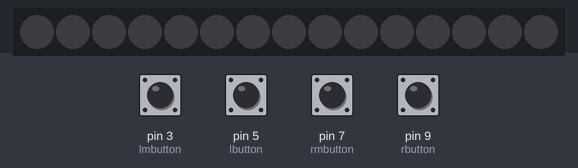
Bench run of a sketch on a simulated Arduino Uno, built with avr-gcc and run on an emulated ATmega328P. On the bench: 15 RGB LEDs in strip order, left to right. Inputs (shaded band) come from the test bench; at power-on: pin 3 (lmbutton), pin 5 (lbutton), pin 7 (rmbutton), pin 9 (rbutton) LOW. Dim RGB values are drawn brighter than linear.

Above: at 4.2 s.
4.3 s: pin 5 (lbutton) pulled HIGH for 0.15 s
At 4.44 s:
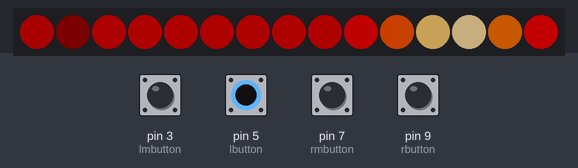
6.0 s: pin 3 (lmbutton) pulled HIGH for 1 s
At 6.99 s:
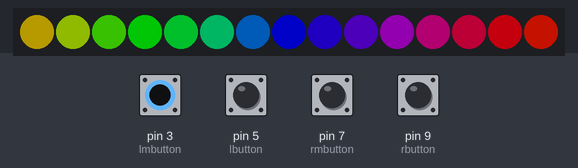
8.5 s: pin 7 (rmbutton) pulled HIGH for 0.15 s
At 8.66 s:
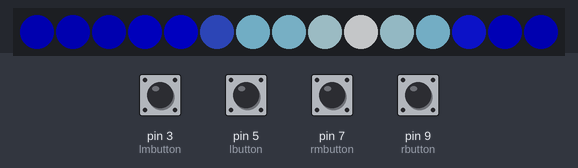
10.2 s: pin 9 (rbutton) pulled HIGH for 0.15 s
At 10.33 s:
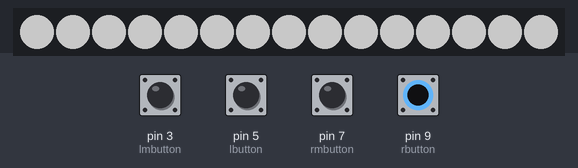
11.9 s: pin 5 (lbutton) pulled HIGH for 1 s
At 12.89 s:
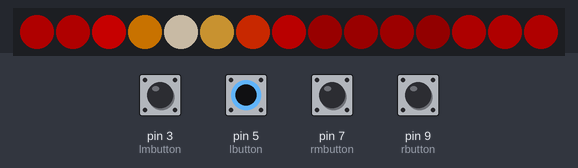
14.4 s: pin 3 (lmbutton) pulled HIGH for 0.15 s
At 14.55 s:
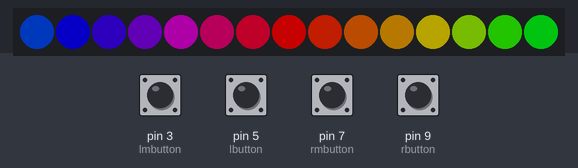
Timing chart, 0 to 17.1 s (numbered marks = the images above; inputs shaded):
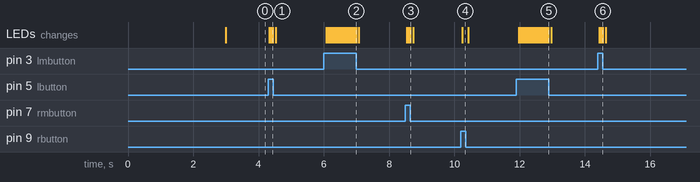

Measured:
- after the input at 4.3 s, the LEDs: first change at once (image 1 shows a later state)
- after the input at 6.0 s, the LEDs: first change after 0.08 s (image 2 shows a later state)
- after the input at 8.5 s, the LEDs: first change after 0.05 s (image 3 shows a later state)
- after the input at 10.2 s, the LEDs: change after 0.05 s (image 4)
- after the input at 11.9 s, the LEDs: first change after 0.08 s (image 5 shows a later state)
- after the input at 14.4 s, the LEDs: first change at once (image 6 shows a later state)

The sketch:

switchcontrol.ino
```cpp
#include <FastLED.h>

#define LED_PIN     1 //Arduino pin in use
#define NUM_LEDS    15 //Number of leds in array
#define BRIGHTNESS  100 //Brightness value 0-255
#define LED_TYPE    WS2811
#define COLOR_ORDER GRB
CRGB leds[NUM_LEDS]; //Initialize array for lights

int i = 0;
int lmbutton = 3;
int lbutton = 5;
int rmbutton = 7;
int rbutton = 9;

#define UPDATES_PER_SECOND 20

CRGBPalette16 currentPalette; //Initializes that a palette is in use
TBlendType    currentBlending;

void setup() {
  delay(3000); // power-up safety delay
  FastLED.addLeds<LED_TYPE, LED_PIN, COLOR_ORDER>(leds, NUM_LEDS).setCorrection( TypicalLEDStrip ); //Configures the strip
  FastLED.setBrightness(BRIGHTNESS);

  currentPalette = RainbowStripeColors_p; //Sets the starting palette
  currentBlending = LINEARBLEND;

  pinMode(lmbutton,INPUT); //All the switch inputs
  pinMode(lbutton,INPUT);
  pinMode(rmbutton,INPUT);
  pinMode(rbutton,INPUT);
}

void loop()
{
  static uint8_t startIndex = 0;
  startIndex = startIndex + 1; /* motion speed */

  if(digitalRead(lmbutton) == 1){
    currentPalette = RainbowColors_p;
    Fill(startIndex);
    FastLED.show();
  } else if(digitalRead(lbutton) == 1){
    currentPalette = LavaColors_p;
    Fill(startIndex);
    FastLED.show();
  } else if(digitalRead(rmbutton) == 1){
    currentPalette = CloudColors_p;
    Fill(startIndex);
    FastLED.show();
  } else if(digitalRead(rbutton) == 1){
    for(i = 0; i < NUM_LEDS; i++){
      leds[i] = CRGB::White;
      FastLED.show();
    }
  } else {
    for(i = 0; i < NUM_LEDS; i++){
      leds[i] = CRGB::Black;
      FastLED.show();
    }
  }

  FastLED.show(); //Built in function that displays the LEDS
  FastLED.delay(1000 / UPDATES_PER_SECOND);
}

void Change()
{
  uint8_t secondHand = (millis() / 1000) % 60; //Internal clock begins in system
  static uint8_t lastSecond = 99;

  if ( lastSecond != secondHand) {
    lastSecond = secondHand; //Every 20 seconds, the palette and blending in use changes to one of these three
    if ( secondHand >  0 && secondHand < 20)  { currentPalette = RainbowColors_p; currentBlending = LINEARBLEND;}
    if ( secondHand >= 20 && secondHand < 40) { currentPalette = RainbowStripeColors_p; currentBlending = NOBLEND;}
    if ( secondHand >= 40 && secondHand < 60) { currentPalette = RainbowStripeColors_p; currentBlending = LINEARBLEND;}
  }
}

void Fill( uint8_t colorIndex) //Function that loops through and fulls the LED array
{
  uint8_t brightness = 255;

  for ( int i = 0; i < NUM_LEDS; i++) {
    leds[i] = ColorFromPalette( currentPalette, colorIndex, brightness, currentBlending);
    colorIndex += 15; // Lower this number if you want a more gradual color change
    //delay(750) Uncomment this line if you want the array to fill up consecutively
  }
}
```
